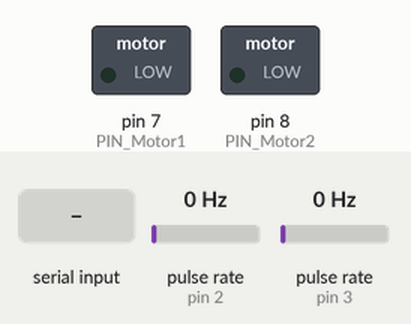
The sketch below on a simulated Arduino Uno, built with avr-gcc and run on an emulated ATmega328P. On the bench: switched loads named in the sketch (green lamp = pin HIGH). Wiring (inferred from the names in the program): 2 × pulse sensor: data pin 2 / data pin 3. The test bench sets the inputs (shaded band); at power-on: pulse rate (sensors on pin 2, pin 3) 0 Hz. What the sketch prints to the serial monitor is not drawn.

Above: at 1.2 s.
1.3 s: byte 1 (1) received over Serial
At 2.0 s:
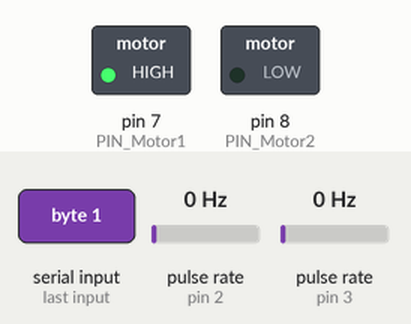
2.8 s: byte 2 (2) received over Serial
At 3.1 s:
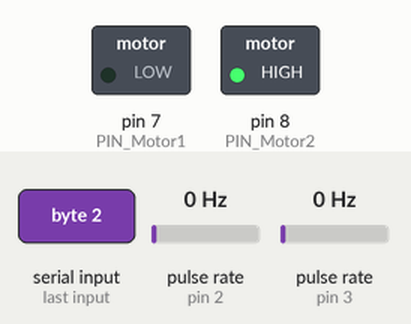
Timing chart, 0 to 5.8 s (numbered marks = the images above; inputs shaded):
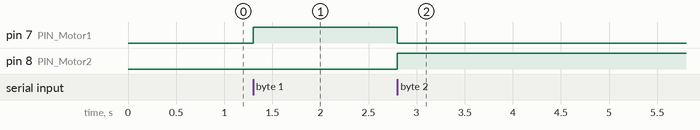

Measured:
- after the input at 1.3 s, pin 7 (PIN_Motor1): LOW → HIGH at once
- after the input at 2.8 s, pin 7 (PIN_Motor1): HIGH → LOW at once; pin 8 (PIN_Motor2): LOW → HIGH at once

The sketch:

Motor_Rotation_with_Encoder.ino
```cpp
#define PIN_Encoder1  2 // エンコーダ用ピン
#define PIN_Encoder2  3 // エンコーダ用ピン
#define PIN_Motor1    7 // モータ用ピン
#define PIN_Motor2    8 // モータ用ピン
#define PIN_VREF      9 // PWM

//モータ用変数
unsigned long time_data = 0; // 時間計測用の変数
int val = 0; // Processingから受け取ったデータ格納用変数
int flag = 0;

//エンコーダ用変数
const int8_t ENCODER_TABLE[] = {0,-1,1,0,1,0,0,-1,-1,0,0,1,0,1,-1,0}; // "int8_t"は8ビットの符号付き整数型
volatile bool StatePin1 = 1;
volatile bool StatePin2 = 1;
volatile uint8_t State = 0; // "uint8_t"は8ビットの符号なし整数型
volatile long Count = 0;
volatile long baseCount = 0;

unsigned long start_time = 0, current_time = 0;

void setup(){
  Serial.begin(9600); //9600bpsでシリアルポートを開く
  //ピンのセットアップ
  pinMode(PIN_Motor1,OUTPUT);
  pinMode(PIN_Motor2,OUTPUT);
  digitalWrite(PIN_Motor1,LOW);
  digitalWrite(PIN_Motor2,LOW);
  pinMode(PIN_Encoder1, INPUT_PULLUP);
  pinMode(PIN_Encoder2, INPUT_PULLUP);
  attachInterrupt(0, ChangePinAB, CHANGE);
  attachInterrupt(1, ChangePinAB, CHANGE);

  start_time = millis();
}

void loop(){
    /* 時間の計測・モニタへの表示
    time_data = millis();
    Serial.println(time_data / 1000.0);
    */

    current_time = millis();

    if (Serial.available() > 0 && flag == 0) {   // シリアルポートからデータを受け取ったら
      val = Serial.read();
    }

    if (current_time - start_time > 100) {
      Serial.println(Count); // エンコーダで読み取った回転数をシリアルモニタへ出力
      start_time = millis();
    }

    /* モータの動作表-----------------
     * IN1      IN2     動作
     * LOW      LOW     ストップ
     * HIGH     LOW     回転
     * LOW      HIGH    逆回転
     * HIGH     HIGH    ブレーキ
    -------------------------------- */

    if (val == 0 && flag == 0) {
      digitalWrite(PIN_Motor1,LOW);
      digitalWrite(PIN_Motor2,LOW);
    }
    else if (val == 1 && flag == 0) { //forward
      digitalWrite(PIN_Motor1,HIGH);
      digitalWrite(PIN_Motor2,LOW);
    }
    else if (val == 2 && flag == 0) { //reverse
      digitalWrite(PIN_Motor1,LOW);
      digitalWrite(PIN_Motor2,HIGH);
    }
    else if (val == 3 && flag == 0) { //0/4
      if(abs(Count) > 1000){
        digitalWrite(PIN_Motor1,HIGH);
        digitalWrite(PIN_Motor2,HIGH);
      }else if(Count < 1000){ //順回転
        digitalWrite(PIN_Motor1,HIGH);
        digitalWrite(PIN_Motor2,LOW);
      }else{  //逆回転
        digitalWrite(PIN_Motor1,LOW);
        digitalWrite(PIN_Motor2,HIGH);
      }
      //baseCount = Count;
      //flag = 1;
    }

    if (abs(baseCount - Count) > 110 && flag == 1) {
      digitalWrite(PIN_Motor1,HIGH);
      digitalWrite(PIN_Motor2,HIGH);
      flag = 0;
    }

    /*
    // モーターの回転速度を中間にする
    analogWrite(PIN_VREF,127);

    // 回転
    digitalWrite(PIN_Motor1,HIGH);
    digitalWrite(PIN_Motor2,LOW);
    delay(2000);

    // ブレーキ
    digitalWrite(PIN_Motor1,HIGH);
    digitalWrite(PIN_Motor2,HIGH);

    // 逆回転
    digitalWrite(PIN_Motor1,LOW);
    digitalWrite(PIN_Motor2,HIGH);
    delay(2000);

    // ブレーキ
    digitalWrite(PIN_Motor1,HIGH);
    digitalWrite(PIN_Motor2,HIGH);
    delay(2000);

    // モーターの回転速度を最大にする
    analogWrite(PIN_VREF,255);

    // 逆回転　
    digitalWrite(PIN_Motor1,LOW);
    digitalWrite(PIN_Motor2,HIGH);
    delay(1000);

    // ストップ
    digitalWrite(PIN_Motor1,LOW);
    digitalWrite(PIN_Motor2,LOW);
    delay(2000);
    */
}

//エンコーダの記録用関数
void ChangePinAB(){
  StatePin1 = PIND & 0b00000100;
  StatePin2 = PIND & 0b00001000;
  State = (State<<1) + StatePin1;
  State = (State<<1) + StatePin2;
  State = State & 0b00001111;
  Count += ENCODER_TABLE[State];
}
```
